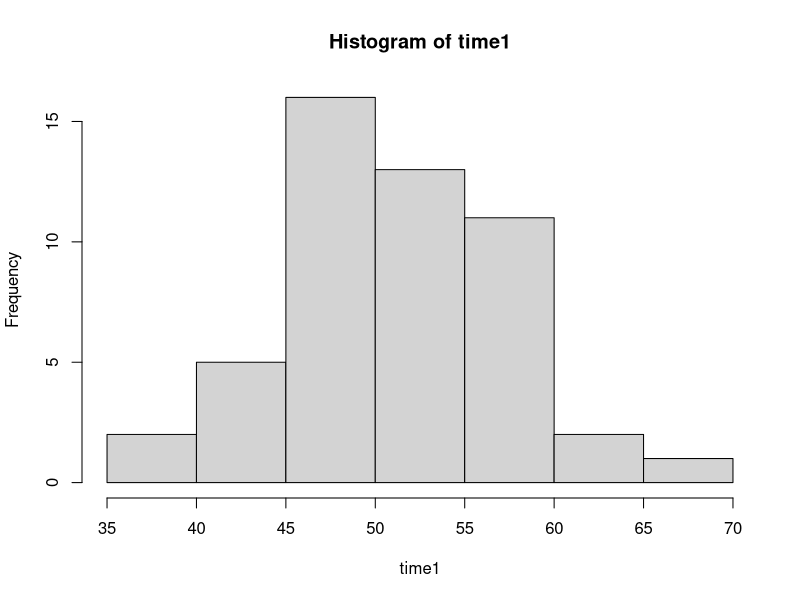
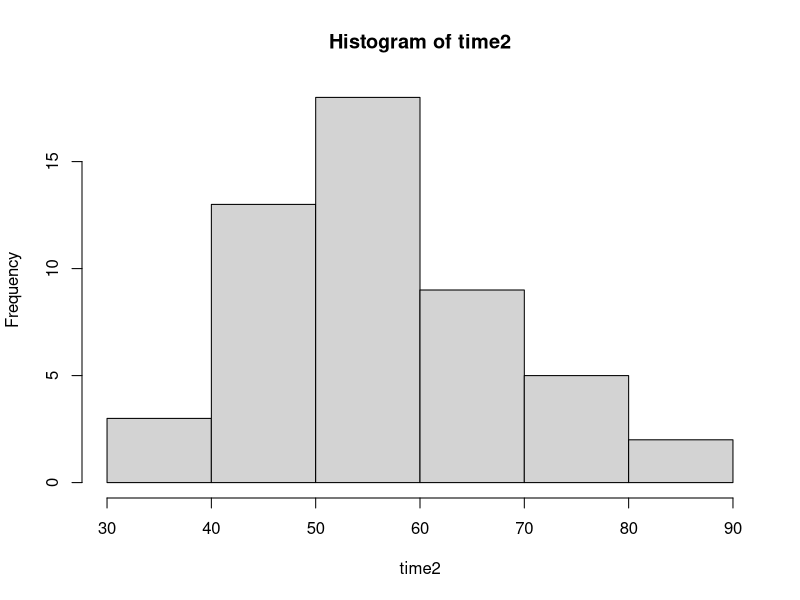
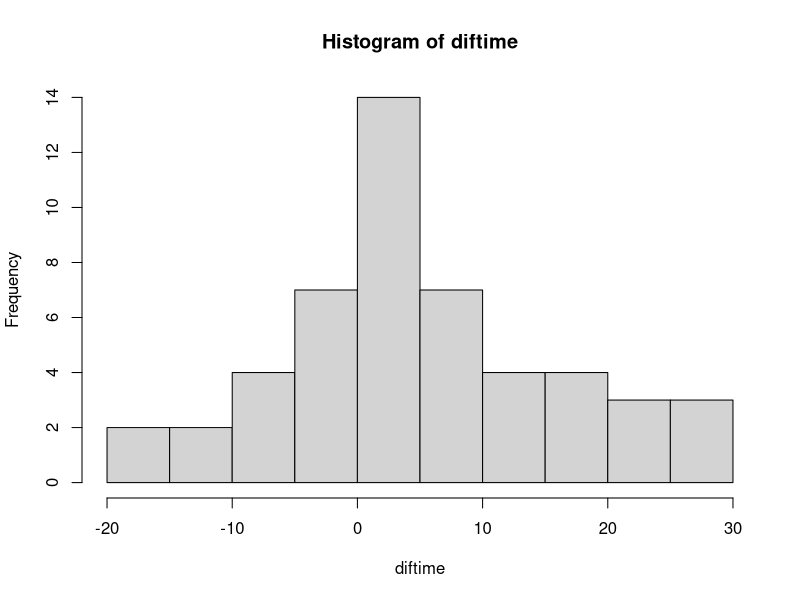
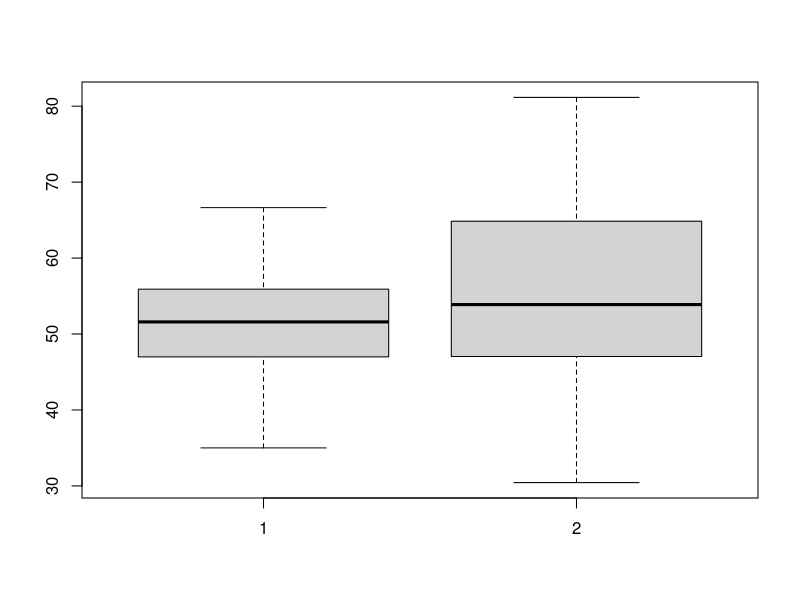
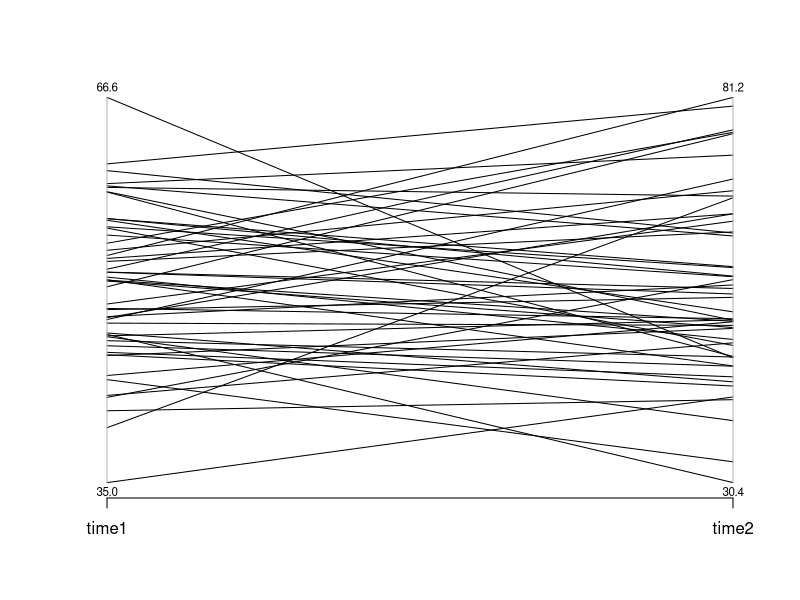

R code for these plots, in order:
#Paired t-test ---Comparing one group Before and after
#creating a random data

time1 <- rnorm(50, mean = 52,sd=6)

time1

diftime <- rnorm(50,mean=6,sd=12)
time2 <- time1+diftime
hist(time1)
hist(time2)
hist(diftime)
boxplot(time1,time2)
#lets save variables in dataframe and plz use "MASS" package
#for creating parallel coordinate plot
pairs <- data.frame(time1,time2)
install.packages("MASS")
library(MASS)
require(MASS)
parcoord(pairs,var.label = T)
#paired t test by defualt
t.test(time2,time1,paired = T)

